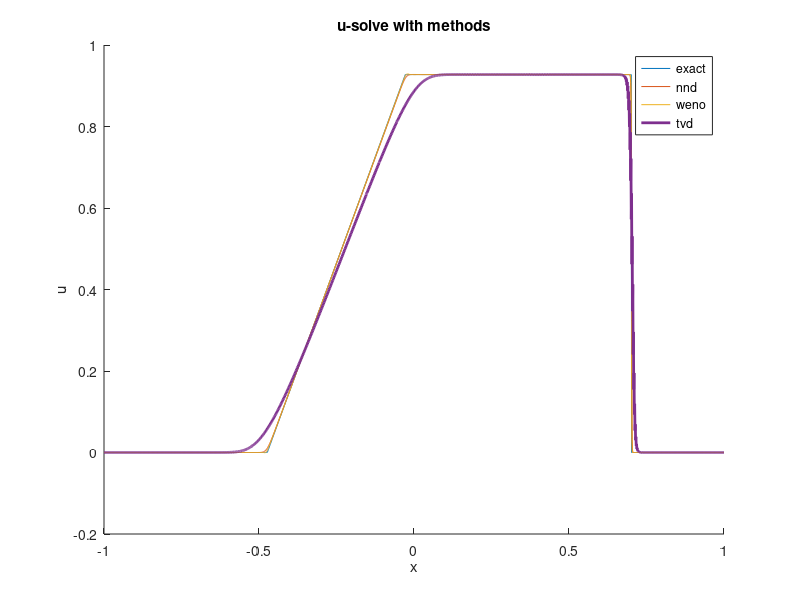
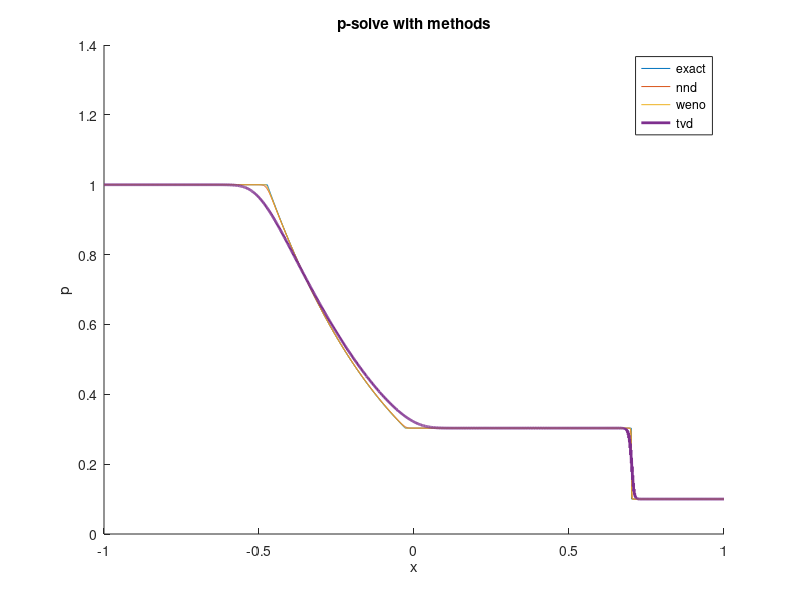
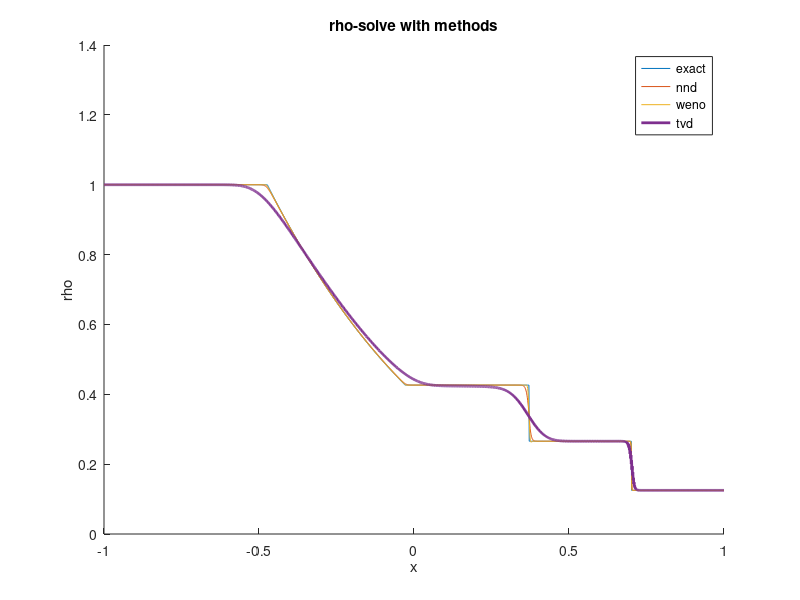

Write MATLAB code to recreate these figures, in order.
clear;clc;

%% 读入精确解
u_exact = load('u.mat');
u_exact = u_exact.temp_u;
p_exact = load('p.mat');
p_exact = p_exact.temp_p;
rho_exact = load('rho.mat');
rho_exact = rho_exact.temp_rho;

%% 读入NND格式近似解
u_nnd = load('u_nnd.mat');
u_nnd = u_nnd.u;
p_nnd = load('p_nnd.mat');
p_nnd = p_nnd.p;
rho_nnd = load('rho_nnd.mat');
rho_nnd = rho_nnd.rho;

%% 读入WENO格式近似解
u_weno = load('u_weno.mat');
u_weno = u_weno.u;
p_weno = load('p_weno.mat');
p_weno = p_weno.p;
rho_weno = load('rho_weno.mat');
rho_weno = rho_weno.rho;

%% 读入TVD格式近似解
u_tvd = load('u_tvd.mat');
u_tvd = u_tvd.u;
p_tvd = load('p_tvd.mat');
p_tvd = p_tvd.p;
rho_tvd = load('rho_tvd.mat');
rho_tvd = rho_tvd.rho;

%% 合并到一张图
x = linspace(-1,1,length(u_exact));

figure;
hold on
plot(x,u_exact,x,u_nnd,x,u_weno,x,u_tvd,'LineWidth',2);
legend('exact','nnd','weno','tvd');
xlabel('x'); ylabel('u');
title('u-solve with methods');

figure;
hold on
plot(x,p_exact,x,p_nnd,x,p_weno,x,p_tvd,'LineWidth',2);
legend('exact','nnd','weno','tvd');
xlabel('x'); ylabel('p');
title('p-solve with methods');

figure;
hold on
plot(x,rho_exact,x,rho_nnd,x,rho_weno,x,rho_tvd,'LineWidth',2);
legend('exact','nnd','weno','tvd');
xlabel('x'); ylabel('rho');
title('rho-solve with methods');